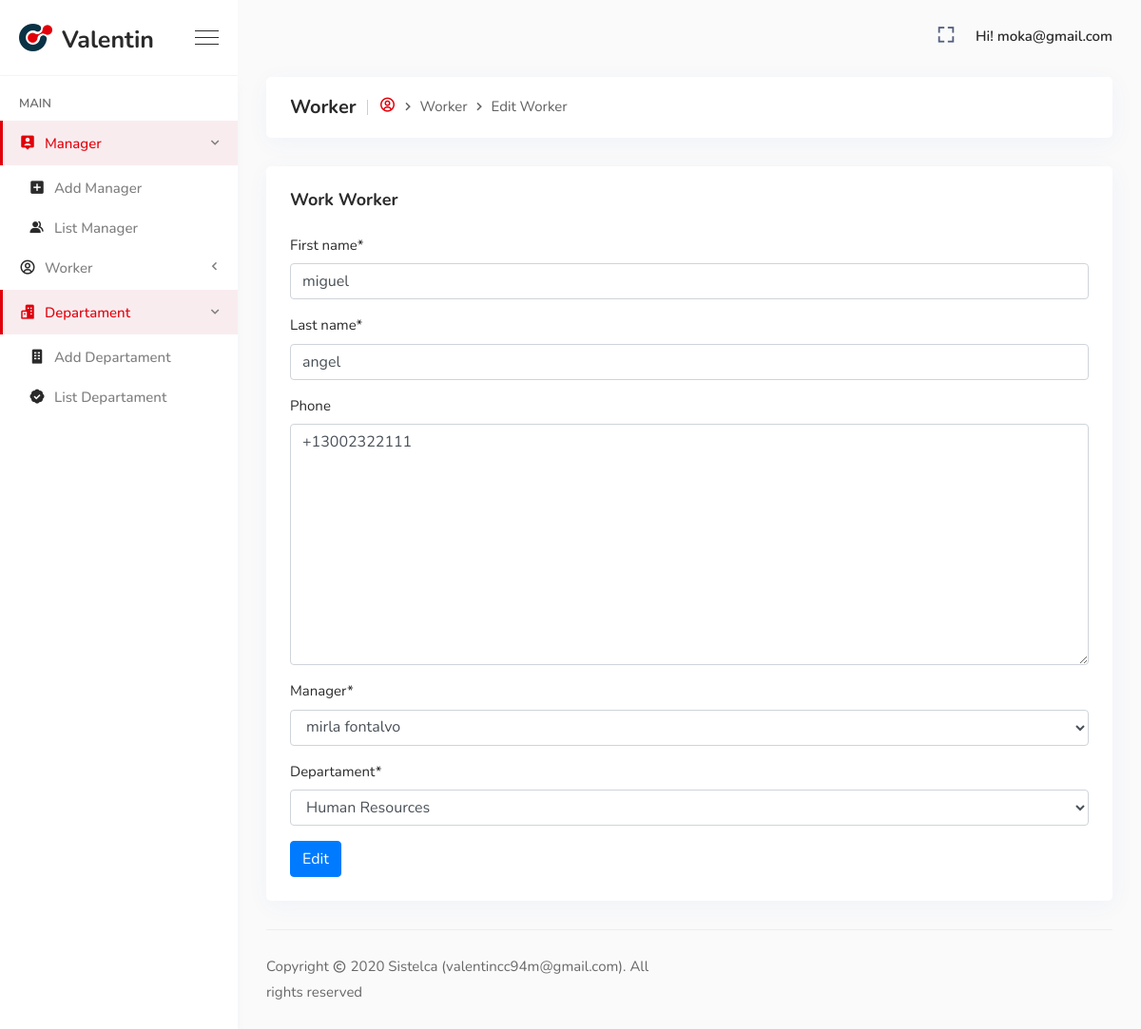
The app's page /edit_worker/3/ (signed in) with its own data.
### admins/models.py (models this page shows)
class User(AbstractUser):
    is_admins = models.BooleanField(default = False)
    is_manager = models.BooleanField(default = False)
    is_worker = models.BooleanField(default = False)
    email = models.EmailField(unique = True)
    def __str__(self):
        return self.email

### worker/models.py (models this page shows, shortened)
class Worker(models.Model):
    manager = models.ForeignKey(Managers, on_delete=models.CASCADE)
    departament = models.ForeignKey(Departament, on_delete=models.CASCADE)
    user = models.OneToOneField(User, on_delete=models.CASCADE, primary_key=True)
    is_active = models.BooleanField(default = False)
    profile_picture = models.ImageField(upload_to='avatar/worker/%Y/%m/%d', default='avatar/default.jpg',
                                 verbose_name='avatar', null=True, blank=True, validators=[validate_file_size])
    first_name = models.CharField(max_length=50)
    last_name = models.CharField(max_length=50)
    phone = PhoneField(blank=True)

### admins/views.py (the view)
# urls.py: url(r'^edit_worker/(?P<id>\d+)/$', edit_worker, name='edit_worker'),
@login_required(redirect_field_name='/')
@user_passes_test(lambda u: u.is_superuser, login_url='admins:dashboard')
def edit_worker(request, id):
    worker_user = Worker.objects.get(user_id=id)
    if request.method == 'POST':
        worker_form = WorkerRegistroForm(request.POST, instance=worker_user)
        if worker_form.is_valid():
            worker = worker_form.save(commit=False)
            worker.save()
            messages.success(request, 'Worker has been update successfully!')
            return redirect('admins:list_worker')
    else:
        worker_form = WorkerRegistroForm(instance=worker_user)
    return render(request, 'admins/worker/create_worker.html', locals())

### worker/forms.py
class WorkerRegistroForm(forms.ModelForm):
    class Meta:
        model = Worker
        fields = '__all__'
        exclude = ['user', 'is_active']

### manager/models.py (called while the page is built)
    def __str__(self):
        return self.first_name + ' ' + self.last_name

    def __str__(self):
        return self.name

### templates/admins/worker/create_worker.html (shortened to what this page needs)
{% extends "bases/base.html" %}
{% load crispy_forms_tags %}
{% block content %}
<div class="breadcrumb-area">
    <h1>Worker</h1>
    <ol class="breadcrumb">
        <li class="item"><a href="{% url 'admins:index' %}"><i class='bx bx-user-circle'></i></a></li>
        <li class="item">Worker</li>
        {% if worker_user %}
        <li class="item">Edit Worker</li>
        {% else %}
        <li class="item">Add Worker</li>
        {% endif %}
    </ol>
</div>
<div class="card mb-30">
    <div class="card-header d-flex justify-content-between align-items-center">
        {% if worker_user %}
        <h3>Work Worker</h3>
        {% else %}
        <h3>Add Worker</h3>
        {% endif %}
    </div>
    <div class="card-body">
        <form method="post" enctype="multipart/form-data">
            {% if worker_user %}
            <div class="form-group">
                {{ worker_form.first_name|as_crispy_field }}
            </div>
            <div class="form-group">
                {{ worker_form.last_name|as_crispy_field }}
            </div>
            <div class="form-group">
                {{ worker_form.phone|as_crispy_field }}
            </div>
            <div class="form-group">
                {{ worker_form.manager|as_crispy_field }}
            </div>
            <div class="form-group">
                {{ worker_form.departament|as_crispy_field }}
            </div>
            <button type="submit" class="btn btn-primary">Edit</button>
            {% endif %}
        </form>
    </div>
</div>
{% endblock %}

### templates/bases/base.html (shortened to what this page needs)
{% load static %}
<!doctype html>
<html lang="zxx">
    <head>
        <link rel="stylesheet" href="{% static 'assets/css/vendors.min.css' %}">
        <link rel="stylesheet" href="{% static 'assets/css/style.css' %}">
        <link rel="stylesheet" href="{% static 'assets/css/responsive.css' %}">
    </head>
    <body>
        <div class="sidemenu-area">
            <div class="sidemenu-header">
                <a href="{% url 'admins:dashboard' %}" class="navbar-brand d-flex align-items-center">
                    <img src="{% static 'assets/img/small-logo.png' %}" alt="image">
                    <span>Valentin</span>
                </a>
                <div class="burger-menu d-none d-lg-block">
                    <span class="top-bar"></span>
                    <span class="middle-bar"></span>
                    <span class="bottom-bar"></span>
                </div>
            </div>
            <div class="sidemenu-body">
                <ul class="sidemenu-nav metisMenu h-100" id="sidemenu-nav" data-simplebar>
                    <li class="nav-item-title">
                        Main
                    </li>
                     {% if request.user.is_superuser %}
                    <li class="nav-item mm-active">
                        <a href="#" class="collapsed-nav-link nav-link" aria-expanded="false">
                            <span class="icon"><i class='bx bxs-user-pin'></i></span>
                            <span class="menu-title">Manager</span>
                        </a>
                        <ul class="sidemenu-nav-second-level">
                            <li class="nav-item">
                                <a href="{% url 'admins:create_manager' %}" class="nav-link">
                                    <span class="icon"><i class='bx bxs-plus-square'></i></span>
                                    <span class="menu-title">Add Manager</span>
                                </a>
                            </li>
                            <li class="nav-item">
                                <a href="{% url 'admins:list_manager' %}" class="nav-link">
                                    <span class="icon"><i class='bx bxs-group'></i></span>
                                    <span class="menu-title">List Manager</span>
                                </a>
                            </li>
                        </ul>
                    </li>
                    <li class="nav-item">
                        <a href="#" class="collapsed-nav-link nav-link" aria-expanded="false">
                            <span class="icon"><i class='bx bx-user-circle'></i></span>
                            <span class="menu-title">Worker</span>
                        </a>
                    </li>
                    <li class="nav-item mm-active">
                        <a href="#" class="collapsed-nav-link nav-link" aria-expanded="false">
                            <span class="icon"><i class='bx bxs-buildings'></i></span>
                            <span class="menu-title">Departament</span>
                        </a>
                        <ul class="sidemenu-nav-second-level">
                            <li class="nav-item">
                                <a href="{% url 'admins:create_departament' %}" class="nav-link">
                                    <span class="icon"><i class='bx bxs-building'></i></span>
                                    <span class="menu-title">Add Departament</span>
                                </a>
                            </li>
                            <li class="nav-item">
                                <a href="{% url 'admins:list_departament' %}" class="nav-link">
                                    <span class="icon"><i class='bx bxs-badge-check'></i></span>
                                    <span class="menu-title">List Departament</span>
                                </a>
                            </li>
                        </ul>
                    </li>
                    {% endif %}
                </ul>
            </div>
        </div>
        <div class="main-content d-flex flex-column">
            <nav class="navbar top-navbar navbar-expand">
                <div class="collapse navbar-collapse" id="navbarSupportContent">
                    <ul class="navbar-nav right-nav align-items-center">
                        <li class="nav-item">
                            <a class="nav-link bx-fullscreen-btn" id="fullscreen-button">
                                <i class="bx bx-fullscreen"></i>
                            </a>
                        </li>
                        <li class="nav-item dropdown profile-nav-item">
                            <a href="#" class="nav-link dropdown-toggle" role="button" data-toggle="dropdown" aria-haspopup="true" aria-expanded="false">
                                <div class="menu-profile">
                                    {% if request.user.is_superuser %}
                                    <span class="name">Hi! {{ request.user }}</span>
                                    {% elif request.user.is_manager %}
                                    <span class="name">Hi! {{ request.user.managers.first_name }}</span>
                                    {% elif request.user.is_worker %}
                                    <span class="name">Hi! {{ request.user.worker.first_name }}</span>
                                    {% endif %}
                                </div>
                            </a>
                        </li>
                    </ul>
                </div>
            </nav>
            {% block content %}{% endblock %}
            <footer class="footer-area">
                <div class="row align-items-center">
                    <div class="col-lg-6 col-sm-6 col-md-6">
                        <p>Copyright <i class='bx bx-copyright'></i> 2020 <a href="#">Sistelca (valentincc94m@gmail.com) </a>. All rights reserved</p>
                    </div>
                </div>
            </footer>
        </div>
    </body>
</html>

### records on screen
User: user "moka@gmail.com"
Worker: first_name "miguel", last_name "angel", phone "+13002322111", manager "mirla fontalvo", departament "Human Resources"
